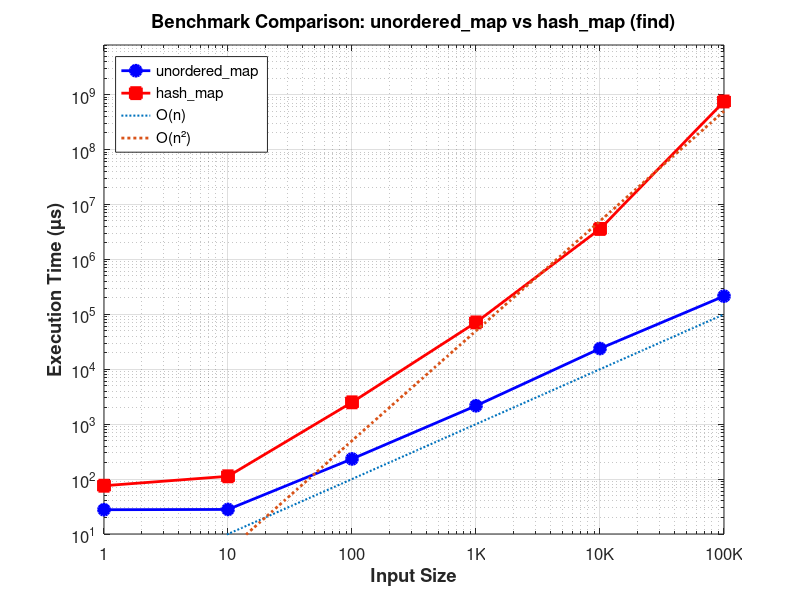

MATLAB code to generate this figure:
% Dataset of unordered_map
x1 = [1, 10, 100, 1000, 10000, 100000];
y1 = [27.67, 28, 232.67, 2161.33, 23795, 214035.33];

% Dataset of hash_map
x2 = [1, 10, 100, 1000, 10000, 100000];
y2 = [75.67, 112.33, 2497, 71214.67, 3581035, 750094015.7];

% Create a new figure with a specific size
figure('Position', [100, 100, 800, 600]);

loglog(x1, y1, 'b-o', 'LineWidth', 2, 'MarkerSize', 8, 'MarkerFaceColor', 'b');
hold on;
loglog(x2, y2, 'r-s', 'LineWidth', 2, 'MarkerSize', 8, 'MarkerFaceColor', 'r');

% Generate reference lines for different complexity classes
x_ref = logspace(0, 5, 100); % Generate 100 points from 10^0 to 10^5

% Scale factors to position the reference lines appropriately
% c_const = 100;
% c_log = 20;
c_linear = 1;
c_quadratic = 0.05;

% O(1) - Constant time
% y_const = c_const * ones(size(x_ref));
% loglog(x_ref, y_const, '--', 'Color', [0.5, 0.5, 0.5], 'LineWidth', 1.5);

% O(log n) - Logarithmic time
% y_log = c_log * log10(x_ref);
% loglog(x_ref, y_log, '-.', 'Color', [0.0, 0.7, 0.0], 'LineWidth', 1.5);

% O(n) - Linear time
y_linear = c_linear * x_ref;
loglog(x_ref, y_linear, ':', 'MarkerFaceColor', 'r', 'LineWidth', 1.5);

% O(n^2) - Quadratic time
y_quadratic = c_quadratic * x_ref.^2;
loglog(x_ref, y_quadratic, ':', 'MarkerFaceColor', 'b', 'LineWidth', 2);

% Add grid lines
grid on;

% Add labels and title
xlabel('Input Size', 'FontSize', 14, 'FontWeight', 'bold');
ylabel('Execution Time (µs)', 'FontSize', 14, 'FontWeight', 'bold');
title('Benchmark Comparison: unordered\_map vs hash\_map (find)', 'FontSize', 16, 'FontWeight', 'bold');

% Add legend
% 'O(1)', 'O(log n)',
legend('unordered\_map', 'hash\_map', 'O(n)', 'O(n²)', 'Location', 'northwest');

% Customize the appearance
set(gca, 'FontSize', 12);
set(gca, 'XTickLabel', {'1', '10', '100', '1K', '10K', '100K'});

% Adjust y-axis limits to better visualize the data
ylim([10, 8000000000]);